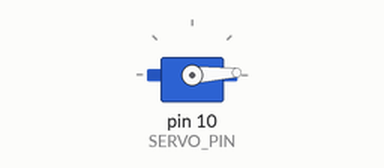
Recording of a sketch running on a simulated Arduino Uno, built with avr-gcc and run on an emulated ATmega328P. Shown: servo.

Above: at 0.05 s.
At 1.3 s:
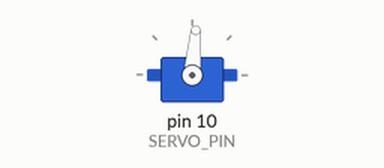
At 2.6 s:
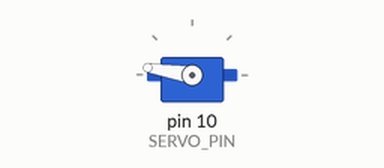
At 5.2 s:
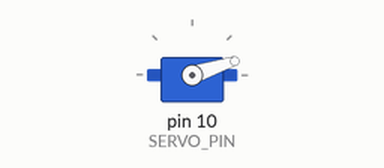
Timing chart, 0 to 7.1 s (numbered marks = the images above):
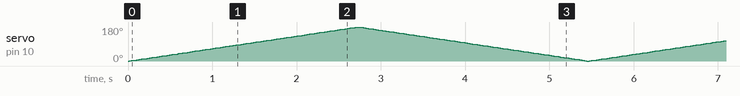

The sketch:

uno_servo-sweeo.ino
```cpp
#include <Servo.h>

const byte SERVO_PIN = 10;


Servo myservo;  // create servo object to control a servo
// twelve servo objects can be created on most boards

int pos = 0;    // variable to store the servo position

void setup() {
  myservo.attach(SERVO_PIN);  // attaches the servo on pin 9 to the servo object
}

void loop() {
  for (pos = 0; pos <= 180; pos += 1) { // goes from 0 degrees to 180 degrees
    // in steps of 1 degree
    myservo.write(pos);              // tell servo to go to position in variable 'pos'
    delay(15);                       // waits 15ms for the servo to reach the position
  }
  for (pos = 180; pos >= 0; pos -= 1) { // goes from 180 degrees to 0 degrees
    myservo.write(pos);              // tell servo to go to position in variable 'pos'
    delay(15);                       // waits 15ms for the servo to reach the position
  }
}
```
